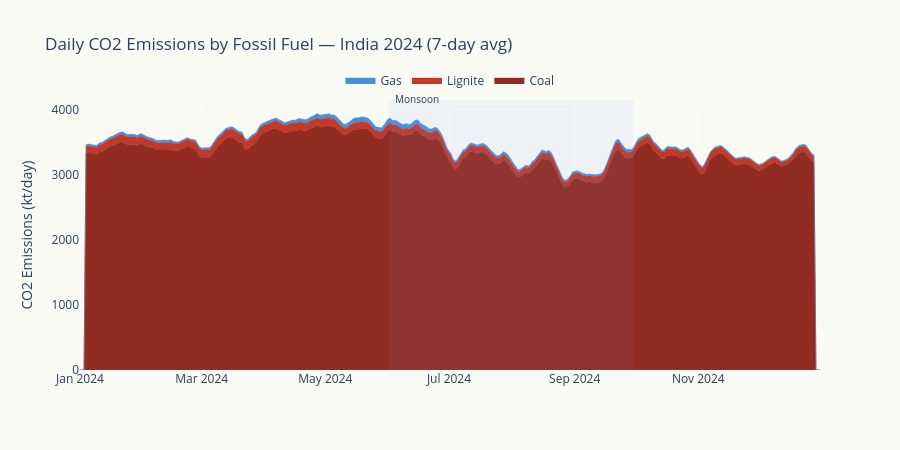

The notebook cell this image was saved under:
### Markdown cell above
## 5. CO2 Emissions — Stacked by Source

### Code cell
co2_cols = ['co2_coal', 'co2_lignite', 'co2_gas']
co2_labels = ['Coal', 'Lignite', 'Gas']
co2_colors = ['#922B21', '#C0392B', '#4A90D9']  # Using warm spectrum for fossil

fig = go.Figure()

for col, label, color in zip(co2_cols, co2_labels, co2_colors):
    smooth = df24.set_index('date')[col].rolling(7, center=True).mean()
    fig.add_trace(go.Scatter(
        x=smooth.index, y=smooth,
        name=label, mode='lines',
        line=dict(width=0.5, color=color),
        fillcolor=color, stackgroup='one',
        hovertemplate=f'{label}: %{{y:.0f}} kt CO2<extra></extra>',
    ))

fig.add_shape(type='rect', x0=pd.Timestamp('2024-06-01'), x1=pd.Timestamp('2024-09-30'),
              y0=0, y1=1, yref='paper',
              fillcolor='rgba(100,149,237,0.08)', line_width=0)
fig.add_annotation(x=pd.Timestamp('2024-06-15'), y=1, yref='paper',
                   text='Monsoon', showarrow=False, font=dict(size=10), yshift=10)

fig.update_layout(
    title='Daily CO2 Emissions by Fossil Fuel — India 2024 (7-day avg)',
    yaxis_title='CO2 Emissions (kt/day)',
    hovermode='x unified',
    plot_bgcolor='#FAFAF5', paper_bgcolor='#FAFAF5',
    height=450,
    legend=dict(orientation='h', yanchor='bottom', y=1.02, x=0.5, xanchor='center'),
)
fig.show()

### Figure 1 — Plotly figure (JSON) as saved in the notebook; plotly's stock layout.template omitted (floating-point values rounded to 4 significant figures; data arrays with more than 128 entries replaced by an {"elided": "..."} marker saying what was removed)
{"data": [{"fillcolor": "#922B21", "hovertemplate": "Coal: %{y:.0f} kt CO2<extra></extra>", "line": {"color": "#922B21", "width": 0.5}, "mode": "lines", "name": "Coal", "stackgroup": "one", "type": "scatter", "x": {"elided": "366 str values"}, "y": {"elided": "366 float values"}}, {"fillcolor": "#C0392B", "hovertemplate": "Lignite: %{y:.0f} kt CO2<extra></extra>", "line": {"color": "#C0392B", "width": 0.5}, "mode": "lines", "name": "Lignite", "stackgroup": "one", "type": "scatter", "x": {"elided": "366 str values"}, "y": {"elided": "366 float values"}}, {"fillcolor": "#4A90D9", "hovertemplate": "Gas: %{y:.0f} kt CO2<extra></extra>", "line": {"color": "#4A90D9", "width": 0.5}, "mode": "lines", "name": "Gas", "stackgroup": "one", "type": "scatter", "x": {"elided": "366 str values"}, "y": {"elided": "366 float values"}}], "layout": {"annotations": [{"font": {"size": 10}, "showarrow": false, "text": "Monsoon", "x": "2024-06-15T00:00:00", "y": 1, "yref": "paper", "yshift": 10}], "height": 450, "hovermode": "x unified", "legend": {"orientation": "h", "x": 0.5, "xanchor": "center", "y": 1.02, "yanchor": "bottom"}, "paper_bgcolor": "#FAFAF5", "plot_bgcolor": "#FAFAF5", "shapes": [{"fillcolor": "rgba(100,149,237,0.08)", "line": {"width": 0}, "type": "rect", "x0": "2024-06-01T00:00:00", "x1": "2024-09-30T00:00:00", "y0": 0, "y1": 1, "yref": "paper"}], "title": {"text": "Daily CO2 Emissions by Fossil Fuel — India 2024 (7-day avg)"}, "yaxis": {"title": {"text": "CO2 Emissions (kt/day)"}}}}
